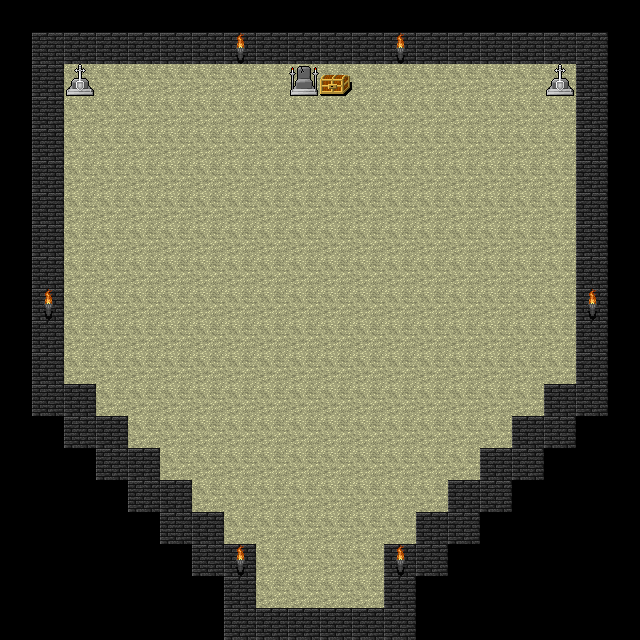

The image is a tile-based game level rendered from a .tmx file. Its description and complete source (layers, tilesets, objects, tile grids) follow:
An orthogonal 20x20 tile map with 32x32 px tiles, 2 tile layers (Tile Layer 1, Tile Layer 2).

<map version="1.2" tiledversion="1.2.2" orientation="orthogonal" renderorder="right-down" width="20" height="20" tilewidth="32" tileheight="32" infinite="0" nextlayerid="3" nextobjectid="1">
 <tileset firstgid="1" source="DungeonCrawl_ProjectUtumnoTileset.tsx" />
 <layer id="1" name="Tile Layer 1" width="20" height="20">
  <data encoding="csv">
0,0,0,0,0,0,0,0,0,0,0,0,0,0,0,0,0,0,0,0,
0,855,855,855,855,855,855,855,855,855,855,855,855,855,855,855,855,855,855,0,
0,855,847,847,847,847,847,847,847,847,847,847,847,847,847,847,847,847,855,0,
0,855,847,847,847,847,847,847,847,847,847,847,847,847,847,847,847,847,855,0,
0,855,847,847,847,847,847,847,847,847,847,847,847,847,847,847,847,847,855,0,
0,855,847,847,847,847,847,847,847,847,847,847,847,847,847,847,847,847,855,0,
0,855,847,847,847,847,847,847,847,847,847,847,847,847,847,847,847,847,855,0,
0,855,847,847,847,847,847,847,847,847,847,847,847,847,847,847,847,847,855,0,
0,855,847,847,847,847,847,847,847,847,847,847,847,847,847,847,847,847,855,0,
0,855,847,847,847,847,847,847,847,847,847,847,847,847,847,847,847,847,855,0,
0,855,847,847,847,847,847,847,847,847,847,847,847,847,847,847,847,847,855,0,
0,855,847,847,847,847,847,847,847,847,847,847,847,847,847,847,847,847,855,0,
0,855,855,847,847,847,847,847,847,847,847,847,847,847,847,847,847,855,855,0,
0,0,855,855,847,847,847,847,847,847,847,847,847,847,847,847,855,855,0,0,
0,0,0,855,855,847,847,847,847,847,847,847,847,847,847,855,855,0,0,0,
0,0,0,0,855,855,847,847,847,847,847,847,847,847,855,855,0,0,0,0,
0,0,0,0,0,855,855,847,847,847,847,847,847,855,855,0,0,0,0,0,
0,0,0,0,0,0,855,855,847,847,847,847,855,855,0,0,0,0,0,0,
0,0,0,0,0,0,0,855,847,847,847,847,855,0,0,0,0,0,0,0,
0,0,0,0,0,0,0,855,855,855,855,855,855,0,0,0,0,0,0,0
</data>
 </layer>
 <layer id="2" name="Tile Layer 2" width="20" height="20">
  <data encoding="csv">
0,0,0,0,0,0,0,0,0,0,0,0,0,0,0,0,0,0,0,0,
0,0,0,0,0,0,0,1210,0,0,0,0,1210,0,0,0,0,0,0,0,
0,0,791,0,0,0,0,0,0,2869,2924,0,0,0,0,0,0,791,0,0,
0,0,0,0,0,0,0,0,0,0,0,0,0,0,0,0,0,0,0,0,
0,0,0,0,0,0,0,0,0,0,0,0,0,0,0,0,0,0,0,0,
0,0,0,0,0,0,0,0,0,0,0,0,0,0,0,0,0,0,0,0,
0,0,0,0,0,0,0,0,0,0,0,0,0,0,0,0,0,0,0,0,
0,0,0,0,0,0,0,0,0,0,0,0,0,0,0,0,0,0,0,0,
0,0,0,0,0,0,0,0,0,0,0,0,0,0,0,0,0,0,0,0,
0,1210,0,0,0,0,0,0,0,0,0,0,0,0,0,0,0,0,1210,0,
0,0,0,0,0,0,0,0,0,0,0,0,0,0,0,0,0,0,0,0,
0,0,0,0,0,0,0,0,0,0,0,0,0,0,0,0,0,0,0,0,
0,0,0,0,0,0,0,0,0,0,0,0,0,0,0,0,0,0,0,0,
0,0,0,0,0,0,0,0,0,0,0,0,0,0,0,0,0,0,0,0,
0,0,0,0,0,0,0,0,0,0,0,0,0,0,0,0,0,0,0,0,
0,0,0,0,0,0,0,0,0,0,0,0,0,0,0,0,0,0,0,0,
0,0,0,0,0,0,0,0,0,0,0,0,0,0,0,0,0,0,0,0,
0,0,0,0,0,0,0,1210,0,0,0,0,1210,0,0,0,0,0,0,0,
0,0,0,0,0,0,0,0,0,0,0,0,0,0,0,0,0,0,0,0,
0,0,0,0,0,0,0,0,0,0,0,0,0,0,0,0,0,0,0,0
</data>
 </layer>
</map>
